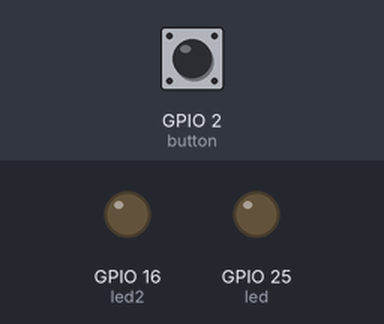
The program below on a simulated Raspberry Pi (BCM pin numbers). Shown: output pins drawn as LEDs (lit = HIGH). The test bench sets the inputs (shaded band); at power-on: GPIO 2 (button) HIGH.

Above: at 1.2 s.
1.3 s: GPIO 2 (button) pulled LOW for 0.15 s
At 2.6 s:
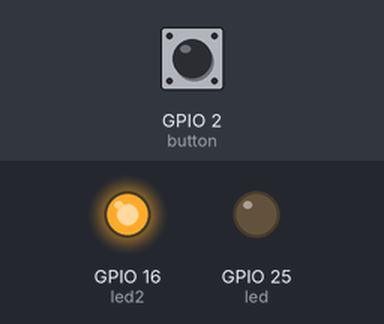
2.9 s: GPIO 2 (button) pulled LOW for 3.2 s
At 4.3 s:
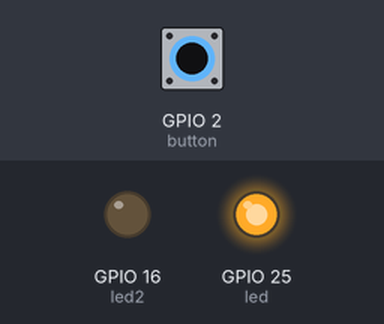
Timing chart, 0 to 7.6 s (numbered marks = the images above; inputs shaded):
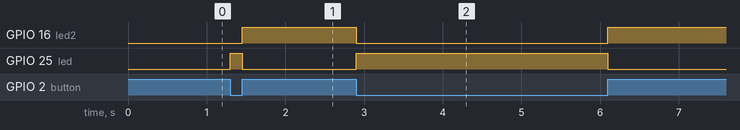

The program:

lab2a1.py
```python
from gpiozero import LED, Button
from signal import pause

led = LED(25)
led2 = LED(16)
button = Button(2)

def pressed():
    led.on()
    led2.off()

def released():
    led.off()
    led2.on()

button.when_pressed = pressed
button.when_released = released

pause()
```

Measured:
- after the input at 1.3 s, GPIO 16 (led2): LOW → HIGH after 0.15 s; GPIO 25 (led): LOW → HIGH at once, → LOW 0.15 s later
- after the input at 2.9 s, GPIO 16 (led2): HIGH → LOW at once, → HIGH 3.2 s later; GPIO 25 (led): LOW → HIGH at once, → LOW 3.2 s later
